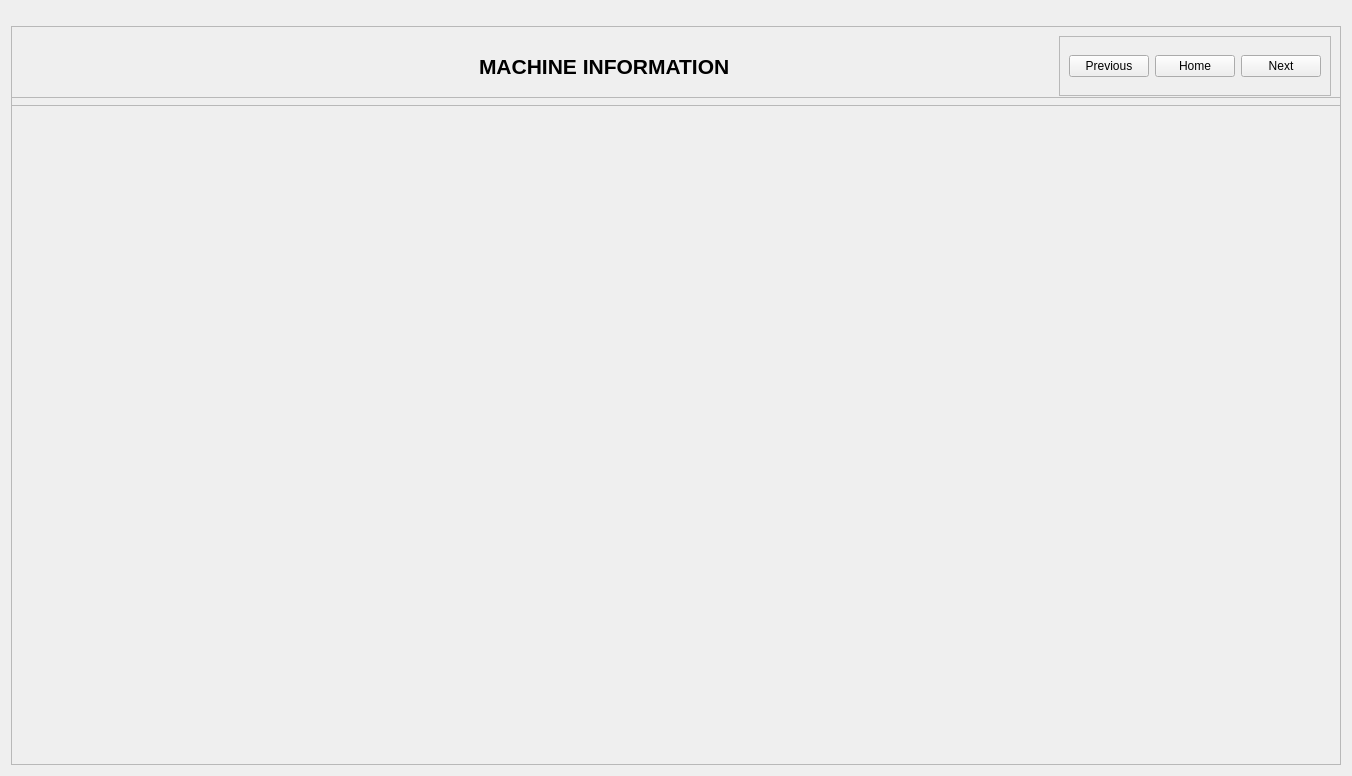
<?xml version="1.0" encoding="UTF-8"?>
<ui version="4.0">
 <class>MachineInfo</class>
 <widget class="QWidget" name="MachineInfo">
  <property name="geometry">
   <rect>
    <x>0</x>
    <y>0</y>
    <width>1352</width>
    <height>776</height>
   </rect>
  </property>
  <property name="windowTitle">
   <string>Form</string>
  </property>
  <layout class="QVBoxLayout" name="verticalLayout">
   <item>
    <widget class="QFrame" name="frame">
     <property name="minimumSize">
      <size>
       <width>0</width>
       <height>80</height>
      </size>
     </property>
     <property name="maximumSize">
      <size>
       <width>16777215</width>
       <height>50</height>
      </size>
     </property>
     <property name="frameShape">
      <enum>QFrame::StyledPanel</enum>
     </property>
     <property name="frameShadow">
      <enum>QFrame::Raised</enum>
     </property>
     <layout class="QHBoxLayout" name="horizontalLayout_3">
      <item>
       <spacer name="horizontalSpacer">
        <property name="orientation">
         <enum>Qt::Horizontal</enum>
        </property>
        <property name="sizeHint" stdset="0">
         <size>
          <width>458</width>
          <height>20</height>
         </size>
        </property>
       </spacer>
      </item>
      <item>
       <widget class="QLabel" name="label">
        <property name="font">
         <font>
          <pointsize>16</pointsize>
          <weight>75</weight>
          <bold>true</bold>
         </font>
        </property>
        <property name="text">
         <string>MACHINE INFORMATION</string>
        </property>
       </widget>
      </item>
      <item>
       <spacer name="horizontalSpacer_2">
        <property name="orientation">
         <enum>Qt::Horizontal</enum>
        </property>
        <property name="sizeHint" stdset="0">
         <size>
          <width>217</width>
          <height>20</height>
         </size>
        </property>
       </spacer>
      </item>
      <item>
       <widget class="QFrame" name="frame_3">
        <property name="frameShape">
         <enum>QFrame::StyledPanel</enum>
        </property>
        <property name="frameShadow">
         <enum>QFrame::Raised</enum>
        </property>
        <layout class="QHBoxLayout" name="horizontalLayout_2">
         <item>
          <layout class="QHBoxLayout" name="horizontalLayout">
           <item>
            <widget class="QPushButton" name="btnInfoPre">
             <property name="text">
              <string>Previous</string>
             </property>
            </widget>
           </item>
           <item>
            <widget class="QPushButton" name="btnInfoHome">
             <property name="text">
              <string>Home</string>
             </property>
            </widget>
           </item>
           <item>
            <widget class="QPushButton" name="btnInfoNext">
             <property name="text">
              <string>Next</string>
             </property>
            </widget>
           </item>
          </layout>
         </item>
        </layout>
       </widget>
      </item>
     </layout>
    </widget>
   </item>
   <item>
    <widget class="QFrame" name="frame_2">
     <property name="frameShape">
      <enum>QFrame::StyledPanel</enum>
     </property>
     <property name="frameShadow">
      <enum>QFrame::Raised</enum>
     </property>
     <widget class="QStackedWidget" name="stackedWidget">
      <property name="geometry">
       <rect>
        <x>10</x>
        <y>40</y>
        <width>0</width>
        <height>0</height>
       </rect>
      </property>
      <widget class="QWidget" name="page"/>
      <widget class="QWidget" name="page_2"/>
     </widget>
    </widget>
   </item>
  </layout>
 </widget>
 <resources/>
 <connections/>
</ui>
